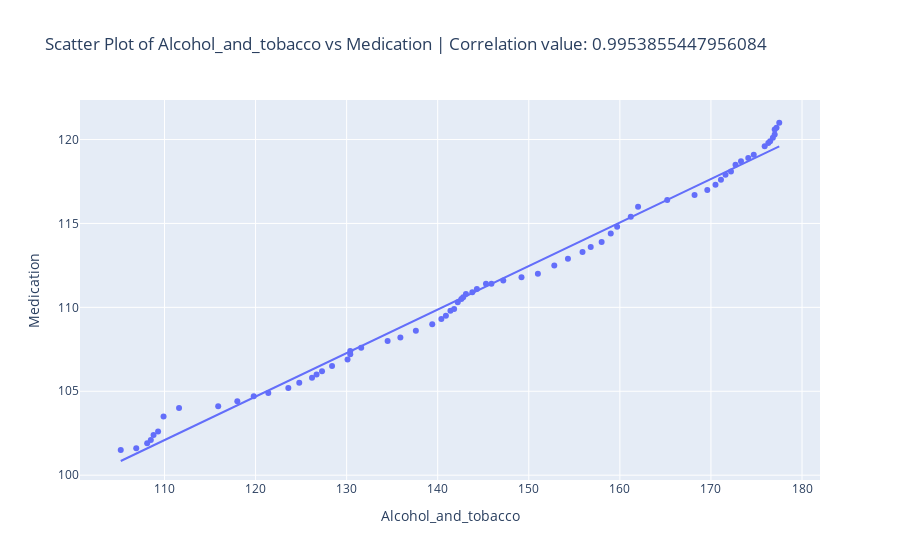

Notebook code cell kept with this figure:
### Code cell
FIRST_INDEX = 1
SECOND_INDEX = 3
fig = px.scatter(
        merged_data,
        x=cpi_components[FIRST_INDEX],
        y=cpi_components[SECOND_INDEX],
        title=f'Scatter Plot of {cpi_components[FIRST_INDEX]} vs {cpi_components[SECOND_INDEX]} | Correlation value: {np.corrcoef(merged_data[cpi_components[FIRST_INDEX]], merged_data[cpi_components[SECOND_INDEX]])[0][1]}',
        labels={component: component, 'Rate': 'Inflation Rate'},
        trendline='ols'  # Add a trendline
    )
fig.show()

### Figure 1 — Plotly figure (JSON) as saved in the notebook; plotly's stock layout.template omitted (floating-point values rounded to 4 significant figures)
{"data": [{"hovertemplate": "Alcohol_and_tobacco=%{x}<br>Medication=%{y}<extra></extra>", "legendgroup": "", "marker": {"color": "#636efa", "symbol": "circle"}, "mode": "markers", "name": "", "orientation": "v", "showlegend": false, "type": "scatter", "x": [105.2, 106.9, 108.1, 108.5, 108.8, 109.3, 109.9, 111.6, 115.9, 118, 119.8, 121.4, 123.6, 124.8, 126.2, 126.7, 127.3, 128.4, 130.1, 130.4, 130.4, 131.6, 134.5, 135.9, 137.6, 139.4, 140.4, 140.9, 141.4, 141.8, 142.2, 142.6, 142.8, 143.1, 143.8, 144.3, 145.3, 145.9, 147.2, 149.2, 151, 152.8, 154.3, 155.9, 156.8, 158, 159, 159.7, 161.2, 162, 165.2, 168.2, 169.6, 170.5, 171.1, 171.6, 172.2, 172.7, 173.3, 174.1, 174.7, 175.9, 176.3, 176.5, 176.8, 177, 177, 177.2, 177.5], "xaxis": "x", "y": [101.5, 101.6, 101.9, 102.1, 102.4, 102.6, 103.5, 104, 104.1, 104.4, 104.7, 104.9, 105.2, 105.5, 105.8, 106, 106.2, 106.5, 106.9, 107.2, 107.4, 107.6, 108, 108.2, 108.6, 109, 109.3, 109.5, 109.8, 109.9, 110.3, 110.5, 110.6, 110.8, 110.9, 111.1, 111.4, 111.4, 111.6, 111.8, 112, 112.5, 112.9, 113.3, 113.6, 113.9, 114.4, 114.8, 115.4, 116, 116.4, 116.7, 117, 117.3, 117.6, 117.9, 118.1, 118.5, 118.7, 118.9, 119.1, 119.6, 119.8, 119.9, 120.1, 120.3, 120.6, 120.7, 121], "yaxis": "y"}, {"hovertemplate": "<b>OLS trendline</b><br>Medication = 0.259241 * Alcohol_and_tobacco + 73.5726<br>R<sup>2</sup>=0.990792<br><br>Alcohol_and_tobacco=%{x}<br>Medication=%{y} <b>(trend)</b><extra></extra>", "legendgroup": "", "marker": {"color": "#636efa", "symbol": "circle"}, "mode": "lines", "name": "", "showlegend": false, "type": "scatter", "x": [105.2, 106.9, 108.1, 108.5, 108.8, 109.3, 109.9, 111.6, 115.9, 118, 119.8, 121.4, 123.6, 124.8, 126.2, 126.7, 127.3, 128.4, 130.1, 130.4, 130.4, 131.6, 134.5, 135.9, 137.6, 139.4, 140.4, 140.9, 141.4, 141.8, 142.2, 142.6, 142.8, 143.1, 143.8, 144.3, 145.3, 145.9, 147.2, 149.2, 151, 152.8, 154.3, 155.9, 156.8, 158, 159, 159.7, 161.2, 162, 165.2, 168.2, 169.6, 170.5, 171.1, 171.6, 172.2, 172.7, 173.3, 174.1, 174.7, 175.9, 176.3, 176.5, 176.8, 177, 177, 177.2, 177.5], "xaxis": "x", "y": [100.8, 101.3, 101.6, 101.7, 101.8, 101.9, 102.1, 102.5, 103.6, 104.2, 104.6, 105.0, 105.6, 105.9, 106.3, 106.4, 106.6, 106.9, 107.3, 107.4, 107.4, 107.7, 108.4, 108.8, 109.2, 109.7, 110.0, 110.1, 110.2, 110.3, 110.4, 110.5, 110.6, 110.7, 110.9, 111.0, 111.2, 111.4, 111.7, 112.3, 112.7, 113.2, 113.6, 114.0, 114.2, 114.5, 114.8, 115.0, 115.4, 115.6, 116.4, 117.2, 117.5, 117.8, 117.9, 118.1, 118.2, 118.3, 118.5, 118.7, 118.9, 119.2, 119.3, 119.3, 119.4, 119.5, 119.5, 119.5, 119.6], "yaxis": "y"}], "layout": {"legend": {"tracegroupgap": 0}, "title": {"text": "Scatter Plot of Alcohol_and_tobacco vs Medication | Correlation value: 0.9953855447956084"}, "xaxis": {"anchor": "y", "domain": [0, 1], "title": {"text": "Alcohol_and_tobacco"}}, "yaxis": {"anchor": "x", "domain": [0, 1], "title": {"text": "Medication"}}}}
